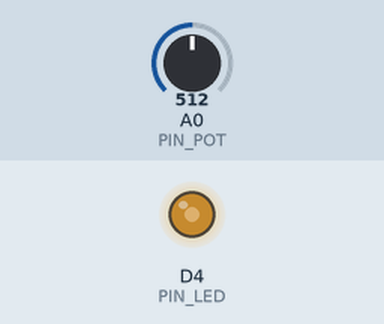
The sketch below on a simulated ESP8266 (NodeMCU). Shown: output pins drawn as LEDs (lit = HIGH). The test bench sets the inputs (shaded band); at power-on: A0 (PIN_POT) = 512.

Above: at 1.2 s.
1.3 s: A0 (PIN_POT) set to 716
At 1.9 s:
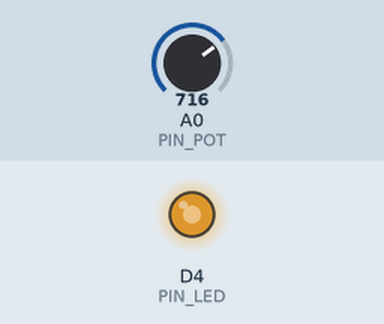
2.8 s: A0 (PIN_POT) set to 900
At 4.0 s:
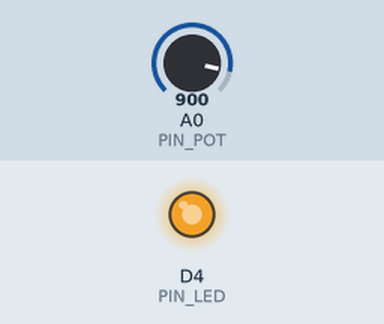
4.3 s: A0 (PIN_POT) set to 122
At 5.3 s:
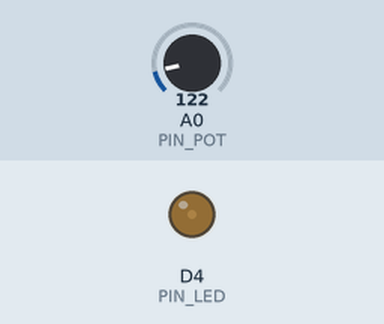
5.8 s: A0 (PIN_POT) set to 0
At 6.5 s:
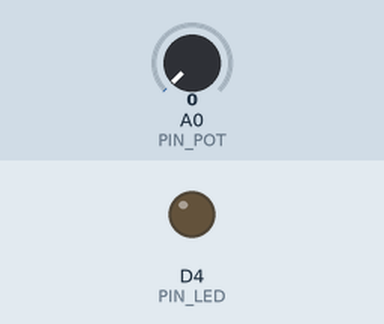
Timing chart, 0 to 8.3 s (numbered marks = the images above; inputs shaded):
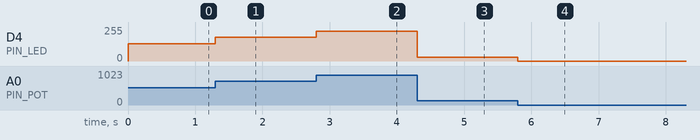

Measured:
- after the input at 1.3 s, D4 (PIN_LED): 128/255 → 179/255 at once
- after the input at 2.8 s, D4 (PIN_LED): 179/255 → 225/255 at once
- after the input at 4.3 s, D4 (PIN_LED): 225/255 → 30/255 at once
- after the input at 5.8 s, D4 (PIN_LED): 30/255 → 0/255 at once

The sketch:

pwm_led.ino
```cpp
#define PIN_LED     D4
#define PIN_POT     A0

void setup()
{
  // Пин, к которому подсоединяется светодиод определяем как выход
  pinMode(PIN_LED, OUTPUT);
  // Пин с переменным резистором является входом
  pinMode(PIN_POT, INPUT);
}

void loop(){
  // Определяем 2 переменные типа int
  int rotat, brightn;
  // Считывание в переменную rotat напряжения с переменного резистора:
  // микроконтроллер будет выдавать числа от 0 до 1023
  // пропорциональны положению поворота вала
  rotat = analogRead(PIN_POT);
  // Преобразуем значение в яркость. Для этого делим rotat на 4, что с учетом округления даст нам число от 0 до 255.
  // Именно это число мы подадим на шим-выход, с помощью которого можно управлять яркостью.
  brightn = rotat / 4;
  // Запись шим значения яркости на светодиод
  analogWrite(PIN_LED, brightn);
}
```
